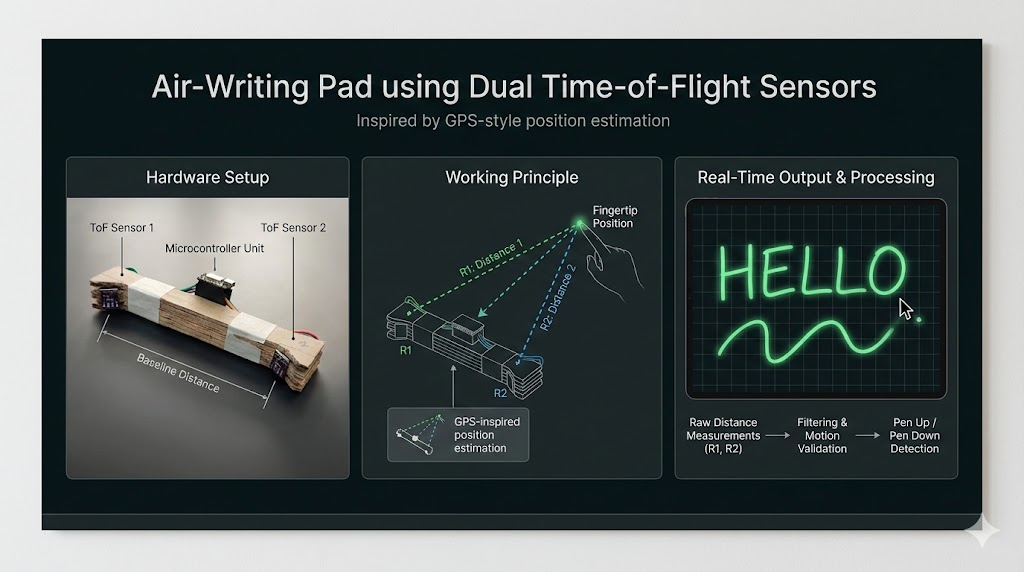
#> input picture Air-pen.jpg, 1024 x 572 px
$ python -i visualise.py   (imports and definitions only)
#> lines starting #> are read from the running program, lines starting #| are printed output that depends on the picture
import serial
import numpy as np
import matplotlib.pyplot as plt
from matplotlib.animation import FuncAnimation
from collections import deque

# ==================== CONFIGURATION ====================
SERIAL_PORT = '/dev/ttyACM0'  # Change to your port (e.g., '/dev/ttyUSB0' on Linux)
BAUD_RATE = 115200
L = 140  # Baseline distance in mm (14 cm)

# Median Filter Parameters
MEDIAN_WINDOW = 5

# Kalman Filter Parameters
PROCESS_NOISE = 0.5
MEASUREMENT_NOISE = 8.0

# Velocity Gating Parameters
MAX_VELOCITY = 800  # mm/s - maximum realistic pen speed
MIN_VELOCITY = 5    # mm/s - minimum to consider as movement

# EMA Smoothing Parameter
EMA_ALPHA = 0.3  # 0 = no smoothing, 1 = no filtering

# Pen Up/Down Detection
PEN_DOWN_THRESHOLD = 15  # mm - movement below this is "pen down"
PEN_UP_THRESHOLD = 50    # mm - movement above this is "pen up"
STATIONARY_FRAMES = 3    # Frames to confirm pen is stationary

# Display Parameters
SCALE = 3  # pixels per mm
MAX_TRAIL_POINTS = 500  # Maximum points per stroke

# Distance Calibration
DISTANCE_SCALE = 1.0  # Adjust if distances seem off
DISTANCE_OFFSET = 0   # Offset in mm if needed

# ==================== MEDIAN FILTER ====================
class MedianFilter:
    def __init__(self, window_size=5):
        self.window_size = window_size
        self.buffer_r1 = deque(maxlen=window_size)
        self.buffer_r2 = deque(maxlen=window_size)

    # [11 lines left out: function filter, not called in this run]

# ==================== KALMAN FILTER ====================
class KalmanFilter2D:
    def __init__(self, process_noise=0.5, measurement_noise=8.0):
        # State vector: [x, y, vx, vy]
        self.state = np.array([70.0, -100.0, 0.0, 0.0])  # Start at center

        # State covariance matrix
        self.P = np.eye(4) * 100

        # State transition matrix (constant velocity model)
        self.dt = 0.05  # Assume ~50ms between updates
        self.F = np.array([
            [1, 0, self.dt, 0],
            [0, 1, 0, self.dt],
            [0, 0, 0.95, 0],  # Velocity decay
            [0, 0, 0, 0.95]
        ])

        # Measurement matrix
        self.H = np.array([
            [1, 0, 0, 0],
            [0, 1, 0, 0]
        ])

        # Process noise covariance
        self.Q = np.eye(4) * process_noise

        # Measurement noise covariance
        self.R = np.eye(2) * measurement_noise

    def predict(self):
        self.state = self.F @ self.state
        self.P = self.F @ self.P @ self.F.T + self.Q

    # [6 lines left out: function update, not called in this run]

    def get_position(self):
        return self.state[0], self.state[1]

    def get_velocity(self):
        vx, vy = self.state[2], self.state[3]
        return np.sqrt(vx**2 + vy**2)

# ==================== VELOCITY GATING ====================
class VelocityGate:
    def __init__(self, max_velocity=800, min_velocity=5, dt=0.05):
        self.max_velocity = max_velocity
        self.min_velocity = min_velocity
        self.dt = dt
        self.last_pos = None

    # [16 lines left out: function validate, not called in this run]

    def reset(self):
        self.last_pos = None

# ==================== EMA SMOOTHING ====================
class EMAFilter:
    def __init__(self, alpha=0.3):
        self.alpha = alpha
        self.x_smooth = None
        self.y_smooth = None

    # [10 lines left out: function filter, not called in this run]

    def reset(self):
        self.x_smooth = None
        self.y_smooth = None

# ==================== PEN STATE DETECTION ====================
class PenStateDetector:
    def __init__(self, down_threshold=15, up_threshold=50, stationary_frames=3):
        self.down_threshold = down_threshold
        self.up_threshold = up_threshold
        self.stationary_frames = stationary_frames

        self.is_down = False
        self.last_pos = None
        self.stationary_count = 0
        self.last_movement = 0

    # [25 lines left out: function update, not called in this run]

    def get_movement(self):
        return self.last_movement

# ==================== POSITION CALCULATION ====================
# [33 lines left out: functions calculate_position, parse_serial_line, not called in this run]

# ==================== VISUALIZATION ====================
class AirPenVisualizer:
    def __init__(self):
        self.fig, (self.ax_main, self.ax_debug) = plt.subplots(1, 2, figsize=(16, 8))

        # Initialize all filters
        self.median_filter = MedianFilter(MEDIAN_WINDOW)
        self.kalman = KalmanFilter2D(PROCESS_NOISE, MEASUREMENT_NOISE)
        self.velocity_gate = VelocityGate(MAX_VELOCITY, MIN_VELOCITY)
        self.ema_filter = EMAFilter(EMA_ALPHA)
        self.pen_state = PenStateDetector(PEN_DOWN_THRESHOLD, PEN_UP_THRESHOLD, STATIONARY_FRAMES)

        # Stroke storage
        self.current_stroke = []
        self.all_strokes = []

        # Debug data
        self.debug_raw_x = deque(maxlen=100)
        self.debug_raw_y = deque(maxlen=100)
        self.debug_filtered_x = deque(maxlen=100)
        self.debug_filtered_y = deque(maxlen=100)
        self.debug_velocity = deque(maxlen=100)

        # Setup main plot - store lines as instance variables
        self.anchor_a, = self.ax_main.plot([0], [0], 'ro', markersize=12, label='Anchor A', zorder=5)
        self.anchor_c, = self.ax_main.plot([L], [0], 'bo', markersize=12, label='Anchor C', zorder=5)
        self.pen_point, = self.ax_main.plot([], [], 'go', markersize=15, label='Pen Tip', zorder=10)
        self.current_trail, = self.ax_main.plot([], [], 'g-', alpha=0.6, linewidth=2, zorder=3)
        self.distance_line1, = self.ax_main.plot([], [], 'k--', alpha=0.3, zorder=1)
        self.distance_line2, = self.ax_main.plot([], [], 'k--', alpha=0.3, zorder=1)
        self.pen_state_text = self.ax_main.text(0.02, 0.98, '', transform=self.ax_main.transAxes,
                                                verticalalignment='top', fontsize=12,
                                                bbox=dict(boxstyle='round', facecolor='wheat', alpha=0.5))

        # Store stroke lines separately
        self.stroke_lines = []

        self.ax_main.set_xlim(-50, L + 50)
        self.ax_main.set_ylim(-300, 50)
        self.ax_main.set_aspect('equal')
        self.ax_main.grid(True, alpha=0.3)
        self.ax_main.legend()
        self.ax_main.set_xlabel('X (mm)')
        self.ax_main.set_ylabel('Y (mm)')
        self.ax_main.set_title('Air-Pen Position Tracking')

        # Setup debug plot
        self.debug_line1, = self.ax_debug.plot([], [], 'r-', alpha=0.5, label='Raw')
        self.debug_line2, = self.ax_debug.plot([], [], 'g-', linewidth=2, label='Filtered')
        self.debug_line3, = self.ax_debug.plot([], [], 'b-', label='Velocity')
        self.ax_debug.set_xlim(0, 100)
        self.ax_debug.set_ylim(0, 100)
        self.ax_debug.legend()
        self.ax_debug.set_title('Filter Pipeline Debug')
        self.ax_debug.grid(True, alpha=0.3)

        # Serial connection
        try:
            self.ser = serial.Serial(SERIAL_PORT, BAUD_RATE, timeout=0.1)
            print(f"Connected to {SERIAL_PORT}")
        except Exception as e:
            print(f"Error opening serial port: {e}")
            self.ser = None

    def update(self, frame):
        if self.ser is None or not self.ser.is_open:
            return

        try:
            if self.ser.in_waiting > 0:
                line = self.ser.readline().decode('utf-8').strip()

                # Step 1: Parse raw data
                result = parse_serial_line(line)
                if result is None:
                    return
                r1_raw, r2_raw = result

                # Step 2: Median filter
                r1_median, r2_median = self.median_filter.filter(r1_raw, r2_raw)

                # Step 3: Triangulation
                pos = calculate_position(r1_median, r2_median, L)
                if pos is None:
                    return
                x_raw, y_raw = pos

                # Store raw position for debug
                self.debug_raw_x.append(x_raw)
                self.debug_raw_y.append(abs(y_raw))

                # Step 4: Kalman filter
                self.kalman.predict()
                self.kalman.update(np.array([x_raw, y_raw]))
                x_kalman, y_kalman = self.kalman.get_position()

                # Step 5: Velocity gating
                if not self.velocity_gate.validate(x_kalman, y_kalman):
                    return  # Skip this frame if velocity is unrealistic

                # Step 6: EMA smoothing
                x_final, y_final = self.ema_filter.filter(x_kalman, y_kalman)

                # Store filtered position for debug
                self.debug_filtered_x.append(x_final)
                self.debug_filtered_y.append(abs(y_final))

                # Get velocity
                velocity = self.kalman.get_velocity()
                self.debug_velocity.append(min(velocity / 10, 100))  # Scale for display

                # Step 7: Pen up/down logic
                is_pen_down = self.pen_state.update(x_final, y_final)

                # Step 8: Stroke trail update
                if is_pen_down:
                    self.current_stroke.append((x_final, y_final))
                    if len(self.current_stroke) > MAX_TRAIL_POINTS:
                        self.current_stroke.pop(0)
                else:
                    if len(self.current_stroke) > 5:  # Save stroke if it has enough points
                        self.all_strokes.append(list(self.current_stroke))
                    self.current_stroke = []

                # Update visualization
                self.pen_point.set_data([x_final], [y_final])

                # Update current stroke trail
                if self.current_stroke:
                    stroke_x, stroke_y = zip(*self.current_stroke)
                    self.current_trail.set_data(stroke_x, stroke_y)
                else:
                    self.current_trail.set_data([], [])

                # Draw all previous strokes
                # Remove old stroke lines
                for line in self.stroke_lines:
                    line.remove()
                self.stroke_lines = []

                # Redraw all strokes
                for stroke in self.all_strokes:
                    if len(stroke) > 1:
                        sx, sy = zip(*stroke)
                        line, = self.ax_main.plot(sx, sy, 'b-', alpha=0.4, linewidth=1.5, zorder=2)
                        self.stroke_lines.append(line)

                # Update distance lines
                self.distance_line1.set_data([0, x_final], [0, y_final])
                self.distance_line2.set_data([L, x_final], [0, y_final])

                # Update status text
                state_str = "✓ PEN DOWN" if is_pen_down else "✗ PEN UP"
                movement = self.pen_state.get_movement()
                self.pen_state_text.set_text(f'{state_str}\nMovement: {movement:.1f} mm\nVelocity: {velocity:.1f} mm/s\nStrokes: {len(self.all_strokes)}')

                # Update debug plot
                self.debug_line1.set_data(range(len(self.debug_raw_y)), list(self.debug_raw_y))
                self.debug_line2.set_data(range(len(self.debug_filtered_y)), list(self.debug_filtered_y))
                self.debug_line3.set_data(range(len(self.debug_velocity)), list(self.debug_velocity))

        except Exception as e:
            print(f"Error: {e}")

    def run(self):
        ani = FuncAnimation(self.fig, self.update, interval=50, blit=False)  # Slower update rate
        plt.show()

    def close(self):
        if self.ser and self.ser.is_open:
            self.ser.close()

# ==================== MAIN ====================
# [18 lines not run here, left out]

>>> import cv2
>>> picture = cv2.imread('Air-pen.jpg', cv2.IMREAD_GRAYSCALE)
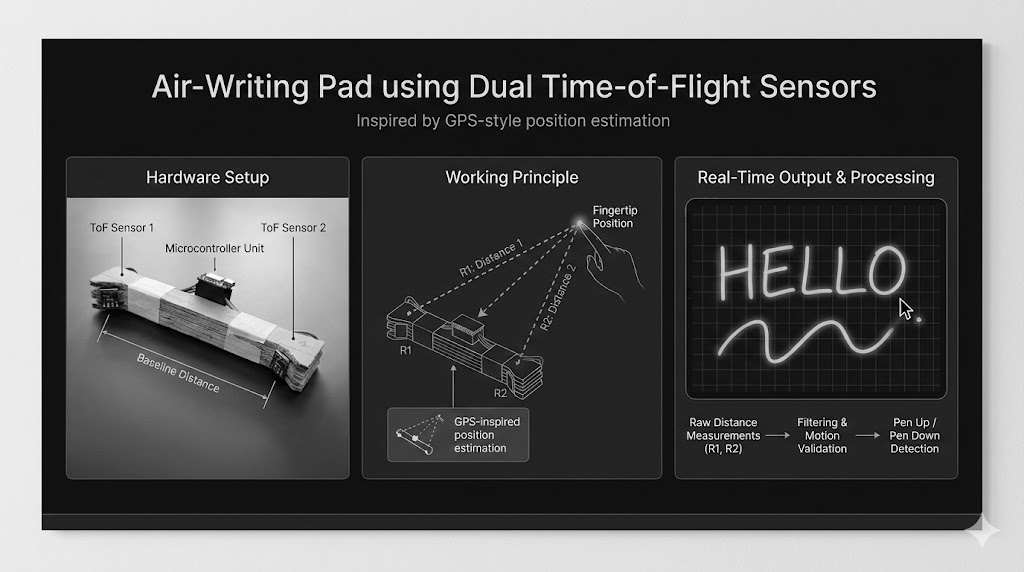
#> picture: shape (572, 1024); min 0, max 255, mean 86.9
>>> result = AirPenVisualizer().update(picture)
#> (the run stopped early here; a loop or call above may not have finished)
